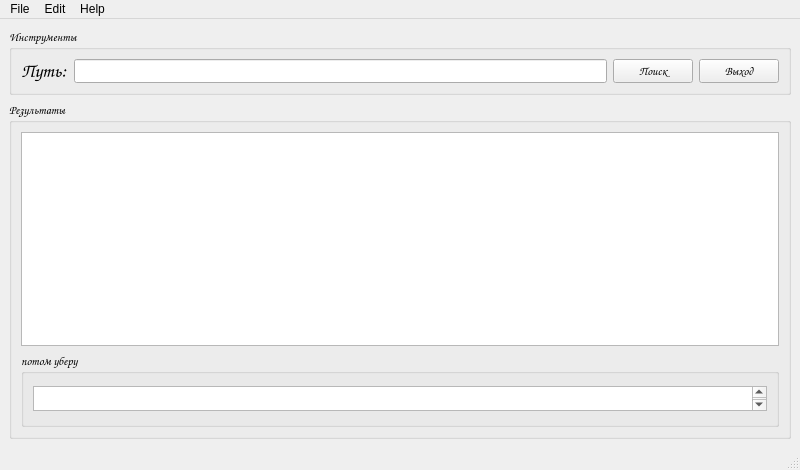
<?xml version="1.0" encoding="UTF-8"?>
<ui version="4.0">
 <class>MainWindow</class>
 <widget class="QMainWindow" name="MainWindow">
  <property name="geometry">
   <rect>
    <x>0</x>
    <y>0</y>
    <width>800</width>
    <height>470</height>
   </rect>
  </property>
  <property name="windowTitle">
   <string>MainWindow</string>
  </property>
  <widget class="QWidget" name="centralwidget">
   <layout class="QVBoxLayout" name="verticalLayout">
    <item>
     <widget class="QGroupBox" name="controllerBox">
      <property name="maximumSize">
       <size>
        <width>16777215</width>
        <height>70</height>
       </size>
      </property>
      <property name="font">
       <font>
        <family>Comic Sans MS</family>
       </font>
      </property>
      <property name="title">
       <string>Инструменты</string>
      </property>
      <layout class="QHBoxLayout" name="horizontalLayout">
       <item>
        <widget class="QLabel" name="pathLabel">
         <property name="font">
          <font>
           <family>Comic Sans MS</family>
           <pointsize>14</pointsize>
          </font>
         </property>
         <property name="text">
          <string>Путь:</string>
         </property>
        </widget>
       </item>
       <item>
        <widget class="QLineEdit" name="lineEdit"/>
       </item>
       <item>
        <widget class="QPushButton" name="searchBtn">
         <property name="text">
          <string>Поиск</string>
         </property>
        </widget>
       </item>
       <item>
        <widget class="QPushButton" name="exitBtn">
         <property name="text">
          <string>Выход</string>
         </property>
        </widget>
       </item>
      </layout>
     </widget>
    </item>
    <item>
     <widget class="QGroupBox" name="resultBox">
      <property name="font">
       <font>
        <family>Comic Sans MS</family>
       </font>
      </property>
      <property name="title">
       <string>Результаты</string>
      </property>
      <layout class="QVBoxLayout" name="verticalLayout_2">
       <item>
        <widget class="QTableView" name="tableView"/>
       </item>
       <item>
        <widget class="QGroupBox" name="groupBox">
         <property name="maximumSize">
          <size>
           <width>16777215</width>
           <height>75</height>
          </size>
         </property>
         <property name="title">
          <string>потом уберу</string>
         </property>
         <layout class="QHBoxLayout" name="horizontalLayout_3">
          <item>
           <widget class="QPlainTextEdit" name="plainText">
            <property name="maximumSize">
             <size>
              <width>16777215</width>
              <height>25</height>
             </size>
            </property>
           </widget>
          </item>
         </layout>
        </widget>
       </item>
       <item>
        <layout class="QHBoxLayout" name="horizontalLayout_2"/>
       </item>
      </layout>
     </widget>
    </item>
   </layout>
  </widget>
  <widget class="QMenuBar" name="menubar">
   <property name="geometry">
    <rect>
     <x>0</x>
     <y>0</y>
     <width>800</width>
     <height>21</height>
    </rect>
   </property>
   <widget class="QMenu" name="menuFile">
    <property name="title">
     <string>File</string>
    </property>
    <widget class="QMenu" name="menu">
     <property name="title">
      <string>Поиск</string>
     </property>
     <addaction name="actionIsInDir"/>
    </widget>
    <addaction name="actionNew"/>
    <addaction name="separator"/>
    <addaction name="actionSaveRes"/>
    <addaction name="separator"/>
    <addaction name="menu"/>
    <addaction name="separator"/>
    <addaction name="actionExit"/>
    <addaction name="separator"/>
   </widget>
   <widget class="QMenu" name="menuEdit">
    <property name="title">
     <string>Edit</string>
    </property>
    <addaction name="actionSettings"/>
   </widget>
   <widget class="QMenu" name="menuHelp">
    <property name="title">
     <string>Help</string>
    </property>
    <addaction name="actionAbout"/>
   </widget>
   <addaction name="menuFile"/>
   <addaction name="menuEdit"/>
   <addaction name="menuHelp"/>
  </widget>
  <widget class="QStatusBar" name="statusbar"/>
  <action name="actionAbout">
   <property name="text">
    <string>О проекте</string>
   </property>
   <property name="font">
    <font>
     <family>Comic Sans MS</family>
    </font>
   </property>
  </action>
  <action name="actionNew">
   <property name="text">
    <string>Новый</string>
   </property>
   <property name="font">
    <font>
     <family>Comic Sans MS</family>
    </font>
   </property>
  </action>
  <action name="actionExit">
   <property name="text">
    <string>Выход</string>
   </property>
   <property name="font">
    <font>
     <family>Comic Sans MS</family>
    </font>
   </property>
  </action>
  <action name="actionSettings">
   <property name="text">
    <string>Настройки</string>
   </property>
   <property name="font">
    <font>
     <family>Comic Sans MS</family>
    </font>
   </property>
  </action>
  <action name="actionSaveRes">
   <property name="text">
    <string>Записать найденные в файл</string>
   </property>
  </action>
  <action name="actionIsInDir">
   <property name="text">
    <string>По имени в директории</string>
   </property>
  </action>
 </widget>
 <resources/>
 <connections>
  <connection>
   <sender>searchBtn</sender>
   <signal>clicked()</signal>
   <receiver>actionNew</receiver>
   <slot>trigger()</slot>
   <hints>
    <hint type="sourcelabel">
     <x>662</x>
     <y>71</y>
    </hint>
    <hint type="destinationlabel">
     <x>-1</x>
     <y>-1</y>
    </hint>
   </hints>
  </connection>
  <connection>
   <sender>exitBtn</sender>
   <signal>clicked()</signal>
   <receiver>actionExit</receiver>
   <slot>trigger()</slot>
   <hints>
    <hint type="sourcelabel">
     <x>743</x>
     <y>71</y>
    </hint>
    <hint type="destinationlabel">
     <x>-1</x>
     <y>-1</y>
    </hint>
   </hints>
  </connection>
 </connections>
</ui>
